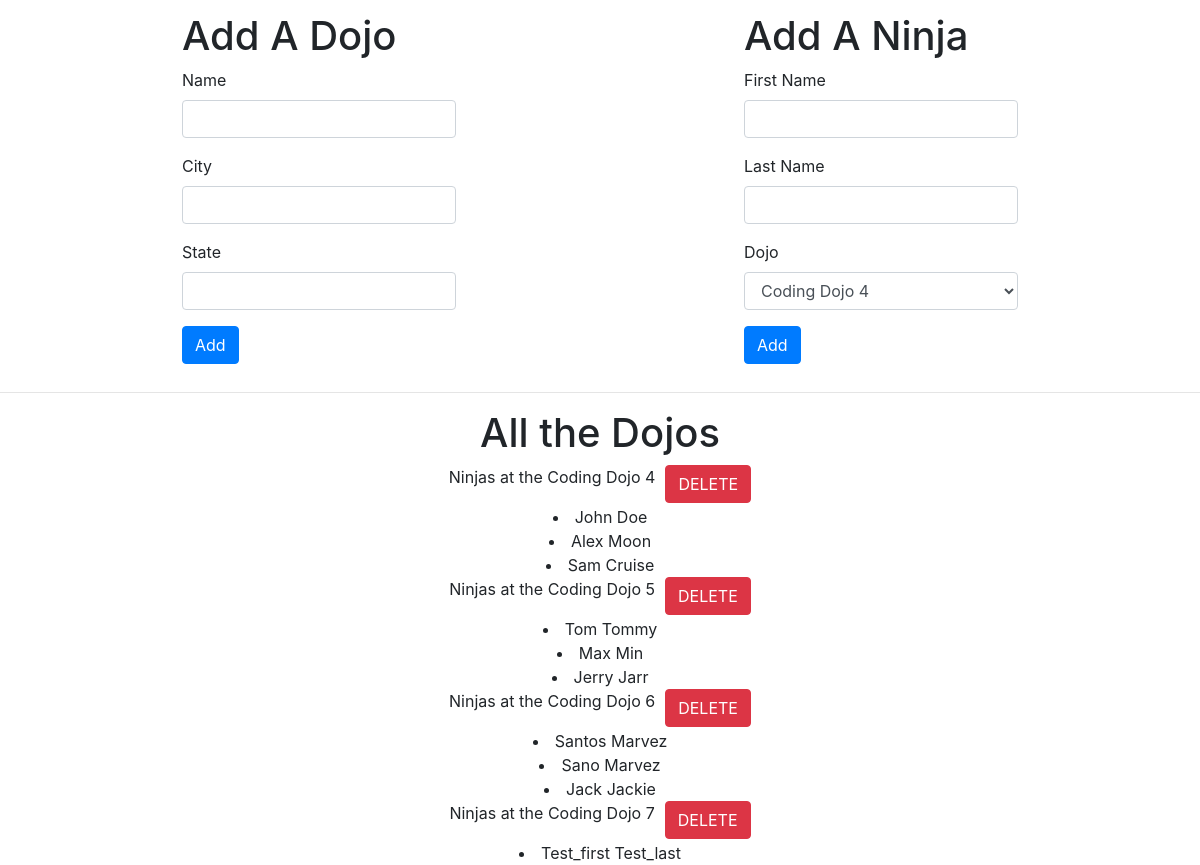
The page / on the database its author committed.
### dojo_ninjas_app/models.py (models this page shows)
class Dojo(models.Model):
    name=models.CharField(max_length=255)
    city=models.CharField(max_length=255)
    state=models.CharField(max_length=2)
    desc=models.TextField(default="old dojo")

class Ninja(models.Model):
    dojo=models.ForeignKey(Dojo,related_name="ninjas",on_delete=models.CASCADE)
    first_name=models.CharField(max_length=255)
    last_name=models.CharField(max_length=255)

### dojo_ninjas_app/views.py (the view)
# urls.py: path('',views.index),
def index(request):
    context={
    "All_Dojos":models.show_dojos(),
    }
    return render(request,"index.html",context)

### dojo_ninjas_app/models.py (called while the page is built)
def show_dojos():
    return Dojo.objects.all()

### dojo_ninjas_app/templates/index.html (shortened to what this page needs)
<!DOCTYPE html>
<html lang="en">
<head>
    {% load static %}
    <link rel="stylesheet" href="{% static 'css/bootstrap.css' %}">
</head>
<body>
    <div id="formsInRow">
        <form method="post" action="/Dojo">
            <h1>Add A Dojo</h1>
            <div class="mb-3">
                <label for="dojo_name" class="form-label">Name</label>
                <input type="text" class="form-control" id="dojo_name" name="name">
            </div>
            <div class="mb-3">
                <label for="dojo_city" class="form-label">City</label>
                <input type="text" class="form-control" id="dojo_city" name="city">
            </div>
            <div class="mb-3">
                <label for="dojo_state" class="form-label">State</label>
                <input type="text" class="form-control" id="dojo_state" name="state">
            </div>
            <button type="submit" class="btn btn-primary">Add</button>
        </form>
        <form method="post" action="/Ninja">
            <h1>Add A Ninja</h1>
            <div class="mb-3">
                <label for="first_name" class="form-label">First Name</label>
                <input type="text" class="form-control" id="first_name" name="first_name">
            </div>
            <div class="mb-3">
                <label for="last_name" class="form-label">Last Name</label>
                <input type="text" class="form-control" id="last_name" name="last_name">
            </div>
            <div class="mb-3">
                <label for="select_dojo" class="form-label">Dojo</label>
                <select type="select" class="form-control" id="select_dojo" name="select_dojo">
                    {%for dojo in All_Dojos%}
                        <option>{{dojo.name}}</option>
                    {%endfor%}
                </select>
            </div>
            <button type="submit" class="btn btn-primary">Add</button>
        </form>
    </div>
    <hr>
    <div id="myDB">
        <h1>All the Dojos</h1>
        {% for dojo in All_Dojos %}
        <div id="infoAndDelete">
            <p>Ninjas at the {{dojo.name}}</p>
            <form action="/Delete" method="post">
                <button id="DELETEBUTTON" class="btn btn-danger" name="deleteButton" value="{{dojo.id}}">DELETE</button>
            </form>
        </div>
        {% for ninja in dojo.ninjas.all %}
        <li>{{ninja.first_name}} {{ninja.last_name}}</li>
        {%endfor%} {%endfor%}
    </div>
</body>
</html>

### dojo_ninjas_app/templates/index.html (style rules this page uses)
#formsInRow { display: flex; flex-direction: row; justify-content: center; }
#formsInRow>form { margin: 1% 12%; }
#myDB { display: flex; flex-direction: column; justify-content: center; align-items: center; align-content: center; }
#infoAndDelete { display: flex; flex-direction: row; }
#DELETEBUTTON { margin-left: 10px; }

### rows shown on the page
Dojo: name "Coding Dojo 4", {{ dojo.id }} 4 (drawn)
Ninja: first_name "John", last_name "Doe"
Ninja: first_name "Alex", last_name "Moon"
Ninja: first_name "Sam", last_name "Cruise"
Dojo: name "Coding Dojo 5", {{ dojo.id }} 5 (drawn)
Ninja: first_name "Tom", last_name "Tommy"
Ninja: first_name "Max", last_name "Min"
Ninja: first_name "Jerry", last_name "Jarr"
Dojo: name "Coding Dojo 6", {{ dojo.id }} 6 (drawn)
Ninja: first_name "Santos", last_name "Marvez"
Ninja: first_name "Sano", last_name "Marvez"
Ninja: first_name "Jack", last_name "Jackie"
Dojo: name "Coding Dojo 7", {{ dojo.id }} 7 (drawn)
Ninja: first_name "Test_first", last_name "Test_last"

### other values the page prints
form field select_dojo "Coding Dojo 4"
